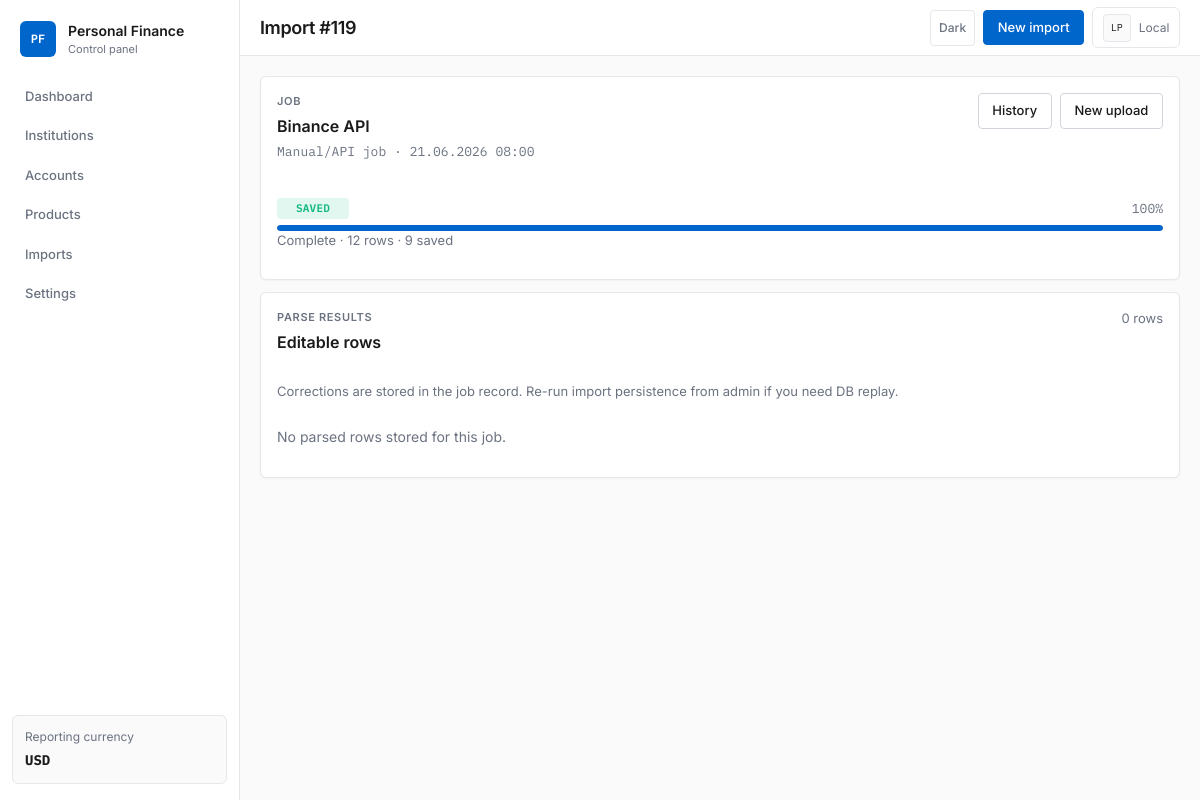
The page /imports/jobs/119/ on the database its author committed.
### apps/imports/models.py (models this page shows, shortened)
class ImportJob(TimeStampedModel):
	class Status(models.TextChoices):
		PENDING = 'pending', 'Pending'
		PARSING = 'parsing', 'Parsing'
		VALIDATED = 'validated', 'Validated'
		SAVED = 'saved', 'Saved'
		FAILED = 'failed', 'Failed'
	source = models.ForeignKey(ImportSource, on_delete=models.CASCADE, related_name='jobs')
	institution = models.ForeignKey('institutions.FinancialInstitution', null=True, blank=True, on_delete=models.SET_NULL, related_name='import_jobs')
	status = models.CharField(max_length=16, choices=Status.choices, default=Status.PENDING)
	file_type = models.CharField(max_length=16, blank=True)
	parser_name = models.CharField(max_length=128, blank=True)
	original_filename = models.CharField(max_length=255, blank=True)
	idempotency_key = models.CharField(max_length=128)
	rows_detected = models.PositiveIntegerField(default=0)
	records_created = models.PositiveIntegerField(default=0)
	details = models.JSONField(default=dict, blank=True)
	error_message = models.TextField(blank=True)
	started_at = models.DateTimeField(null=True, blank=True)
	finished_at = models.DateTimeField(null=True, blank=True)
	class Meta:
		ordering = ['-created_at']
		constraints = [
			models.UniqueConstraint(fields=['source', 'idempotency_key'], name='unique_import_job_per_source_key'),
		]
	def display_activity_at(self):
		annotated = getattr(self, 'last_activity_at', None)
		if annotated is not None:
			return annotated
		return self.finished_at or self.updated_at or self.created_at

class ImportSource(TimeStampedModel):
	class SourceType(models.TextChoices):
		API = 'api', 'API'
		PDF = 'pdf', 'PDF'
		XLS = 'xls', 'XLS/XLSX'
		MANUAL = 'manual', 'Manual'
	institution = models.ForeignKey('institutions.FinancialInstitution', null=True, blank=True, on_delete=models.CASCADE, related_name='import_sources')
	name = models.CharField(max_length=255)
	code = models.CharField(max_length=64, unique=True)
	source_type = models.CharField(max_length=16, choices=SourceType.choices, default=SourceType.MANUAL)
	config = models.JSONField(default=dict, blank=True)
	is_active = models.BooleanField(default=True)
	class Meta:
		ordering = ['name']

### apps/imports/views.py (the view)
# urls.py: path('jobs/<int:pk>/', views.import_job_detail, name='detail'),
def import_job_detail(request, pk):
    job = get_object_or_404(ImportJob.objects.select_related('source', 'institution'), pk=pk)
    editable_records = get_editable_records(job)
    context = {
        'job': job,
        'progress': job_progress(job),
        'editable_records': editable_records,
        'record_fields': (job.details or {}).get('record_fields') or infer_record_fields(editable_records),
        'warnings': (job.details or {}).get('warnings', []),
        'metadata': (job.details or {}).get('metadata', {}),
    }
    return render(request, 'imports/detail.html', context)

### apps/common/dates.py (called while the page is built)
def format_display_datetime(value: date | datetime | None) -> str:
	if value is None:
		return ''
	if isinstance(value, datetime):
		if timezone.is_aware(value):
			value = timezone.localtime(value)
		return value.strftime(DATETIME_DISPLAY_FORMAT)
	if isinstance(value, date):
		return value.strftime(DATE_DISPLAY_FORMAT)
	return str(value)

### apps/core/context_processors.py (called while the page is built)
def project_settings(request):
    return {
        'project_name': 'Personal Finance',
        'reporting_base_currency': settings.REPORTING_BASE_CURRENCY,
    }

### apps/core/templatetags/pf_extras.py (called while the page is built)
@register.filter
def display_datetime(value):
	return format_display_datetime(value)

### apps/imports/services/details.py (called while the page is built, shortened)
def get_editable_records(job) -> list[dict]:
    details = job.details or {}
    if details.get('editable_records'):
        return details['editable_records']
    return details.get('records', [])

def infer_record_fields(records: list[dict]) -> list[str]:
    if not records:
        return []

### apps/imports/services/progress.py (called while the page is built)
def job_progress(job: ImportJob) -> dict:
    percent, label = STATUS_PROGRESS.get(job.status, (0, job.get_status_display()))
    return {
        'percent': percent,
        'label': label,
        'status': job.status,
        'status_display': job.get_status_display(),
        'is_terminal': job.status in TERMINAL_STATUSES,
        'error_message': job.error_message,
        'rows_detected': job.rows_detected,
        'records_created': job.records_created,
    }

### templates/imports/detail.html (shortened to what this page needs)
{% extends 'core/base.html' %}
{% load pf_extras %}
{% block page_title %}Import #{{ job.pk }}{% endblock %}
{% block content %}
<section class="stack-lg">
    <article class="panel stack-md">
        <div class="panel-header">
            <div>
                <p class="eyebrow">Job</p>
                <h2>{{ job.source.name }}</h2>
                <p class="muted font-mono">{{ job.original_filename|default:'Manual/API job' }} · {{ job.display_activity_at|display_datetime }}</p>
            </div>
            <div class="form-actions">
                <a class="button button-secondary" href="{% url 'imports:history' %}">History</a>
                <a class="button button-secondary" href="{% url 'imports:upload' %}">New upload</a>
            </div>
        </div>
        {% include 'imports/partials/job_progress.html' %}
    </article>
    <article class="panel stack-md">
        <div class="panel-header">
            <div>
                <p class="eyebrow">Parse results</p>
                <h2>Editable rows</h2>
            </div>
            <span class="muted">{{ editable_records|length }} rows</span>
        </div>
        <p class="muted">Corrections are stored in the job record. Re-run import persistence from admin if you need DB replay.</p>
        {% if editable_records %}
            <div class="table-wrap">
                <table class="data-table parse-results-table">
                    <thead>
                        <tr>
                            <th>#</th>
                            {% for field in record_fields %}
                                <th>{{ field }}</th>
                            {% endfor %}
                        </tr>
                    </thead>
                    <tbody id="parse-results-body">
                        {% for record in editable_records %}
                            {% include 'imports/partials/parse_record_row.html' with row_index=forloop.counter0 record=record job=job record_fields=record_fields %}
                        {% endfor %}
                    </tbody>
                </table>
            </div>
        {% else %}
            <p class="empty-state">No parsed rows stored for this job.</p>
        {% endif %}
    </article>
</section>
{% endblock %}

### templates/imports/partials/job_progress.html (shortened to what this page needs)
<div id="job-progress-{{ job.pk }}">
    <div class="progress-header">
        <span class="status-chip status-{{ job.status }}">{{ progress.status_display }}</span>
        <span class="muted font-mono">{{ progress.percent }}%</span>
    </div>
    <div class="progress-track" role="progressbar" aria-valuenow="{{ progress.percent }}" aria-valuemin="0" aria-valuemax="100">
        <div class="progress-bar{% if job.status == 'failed' %} progress-bar--danger{% endif %}" style="width: {{ progress.percent }}%"></div>
    </div>
    <p class="muted">{{ progress.label }}{% if progress.rows_detected %} · {{ progress.rows_detected }} rows{% endif %}{% if progress.records_created %} · {{ progress.records_created }} saved{% endif %}</p>
</div>

### static/css/app.css (style rules this page uses)
:root { --font-ui: 'Inter', system-ui, -apple-system, 'Segoe UI', sans-serif; --font-mono: 'IBM Plex Mono', 'Consolas', monospace; --bg: #fafafa; --surface: #ffffff; --border: #e5e7eb; --border-strong: #d1d5db; --text: #1a1a1a; --text-secondary: #6b7280; --text-muted: #9ca3af; --accent: #0066cc; --accent-hover: #0052a3; --accent-soft: rgba(0, 102, 204, 0.08); --success: #10b981; --success-soft: rgba(16, 185, 129, 0.12); --warning: #f59e0b; --warning-soft: rgba(245, 158, 11, 0.12); --danger: #ef4444; --danger-soft: rgba(239, 68, 68, 0.12); --sidebar-width: 240px; --topbar-height: 56px; --radius-sm: 4px; --radius: 6px; --shadow-sm: 0 1px 2px rgba(0, 0, 0, 0.04); --grid-gap: 12px; --content-padding: 20px; --institution-logo-bg: #f3f4f6; }
*, *::before, *::after { box-sizing: border-box; }
html { -webkit-font-smoothing: antialiased; }
body { margin: 0; font-family: var(--font-ui); font-size: 14px; line-height: 1.5; background: var(--bg); color: var(--text); }
.font-mono, .metric-value, .num, th.text-right, td.text-right, .status-chip, .sidebar-note strong, .hero-value, table.data-table td:first-child.font-mono { font-family: var(--font-mono); font-variant-numeric: tabular-nums; }
a { color: var(--accent); text-decoration: none; }
p, h1, h2, h3 { margin-top: 0; }
h2 { font-size: 1rem; font-weight: 600; margin-bottom: 0.25rem; }
.eyebrow { font-size: 0.6875rem; font-weight: 600; letter-spacing: 0.06em; text-transform: uppercase; color: var(--text-secondary); margin-bottom: 0.25rem; }
.muted { color: var(--text-secondary); font-size: 0.8125rem; }
.empty-state { color: var(--text-secondary); font-size: 0.875rem; }
.stack-lg, .stack-md, .messages { display: grid; gap: var(--grid-gap); }
.panel, .metric-card, .note-card, .hero-card { background: var(--surface); border: 1px solid var(--border); border-radius: var(--radius); box-shadow: var(--shadow-sm); }
.panel, .note-card { padding: 1rem; }
.panel-header { display: flex; align-items: flex-start; justify-content: space-between; gap: 1rem; margin-bottom: 0.75rem; }
.panel-header a { font-size: 0.8125rem; white-space: nowrap; }
.button { display: inline-flex; align-items: center; justify-content: center; gap: 0.35rem; padding: 0.45rem 0.85rem; border-radius: var(--radius-sm); border: 1px solid var(--accent); background: var(--accent); color: #fff; font-size: 0.8125rem; font-weight: 500; width: auto; text-decoration: none; }
.button-secondary { background: var(--surface); color: var(--text); border-color: var(--border-strong); }
.form-actions { display: flex; flex-wrap: wrap; gap: 0.5rem; }
.progress-track { height: 6px; border-radius: 3px; background: var(--border); overflow: hidden; }
.progress-bar { height: 100%; background: var(--accent); border-radius: 3px; transition: width 0.2s ease; }
.progress-header { display: flex; align-items: center; justify-content: space-between; gap: 0.75rem; margin-bottom: 0.35rem; }
.status-chip { display: inline-flex; align-items: center; justify-content: center; min-width: 72px; padding: 0.15rem 0.45rem; border-radius: var(--radius-sm); font-size: 0.6875rem; font-weight: 600; letter-spacing: 0.02em; text-transform: uppercase; }
.status-saved { background: var(--success-soft); color: var(--success); }

### rows shown on the page
ImportJob: pk "119", source.name "Binance API", original_filename "Manual/API job", display_activity_at|display_datetime "21.06.2026 08:00", status_display "SAVED"

### other values the page prints
{{ reporting_base_currency }} "USD"
{{ progress.percent }} "100"
{{ progress.label }} "Complete"
{{ progress.rows_detected }} "12"
{{ progress.records_created }} "9"
{{ editable_records|length }} "0"
